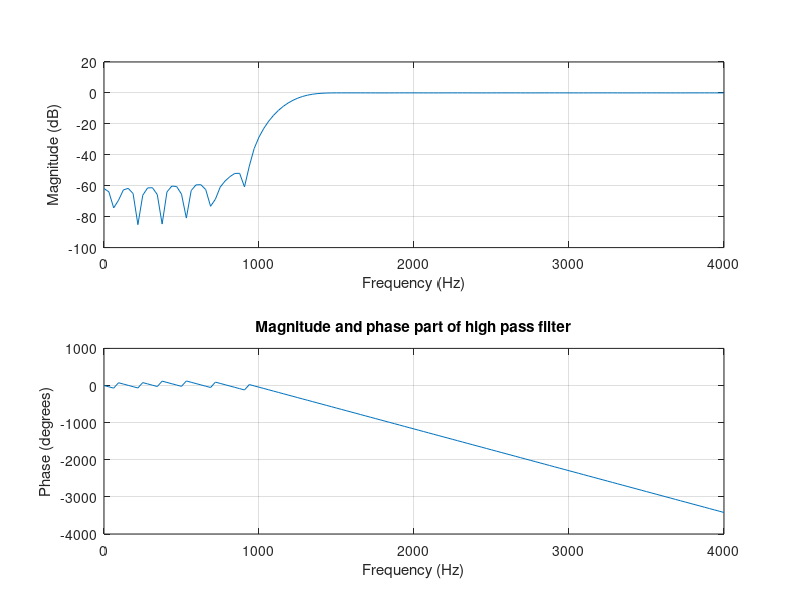
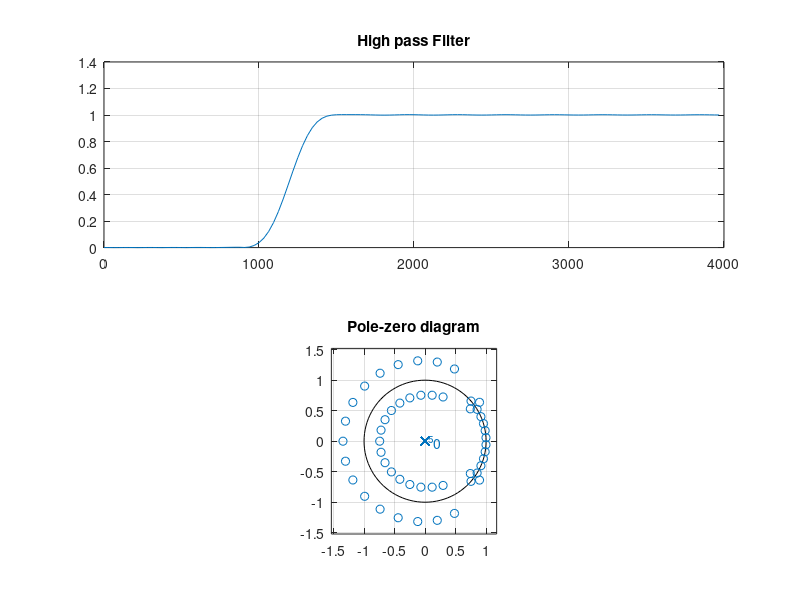

MATLAB code to generate these figures, in order:
%Now our target is to pass all frequencies above 1200 Hz
fs=8000;
n=50;
w=1200/ (fs/2); 

b=fir1(n,w,'high');
freqz(b,1,128,8000);
grid on;
title('Magnitude and phase part of high pass filter');

figure(2)

[h,w]=freqz(b,1,128,8000);
subplot(211);
plot(w,abs(h)); % Normalized Magnitude Plot
title('High pass Filter');
grid


subplot(212);
zplane(b,1);
title('Pole-zero diagram');
grid on;
